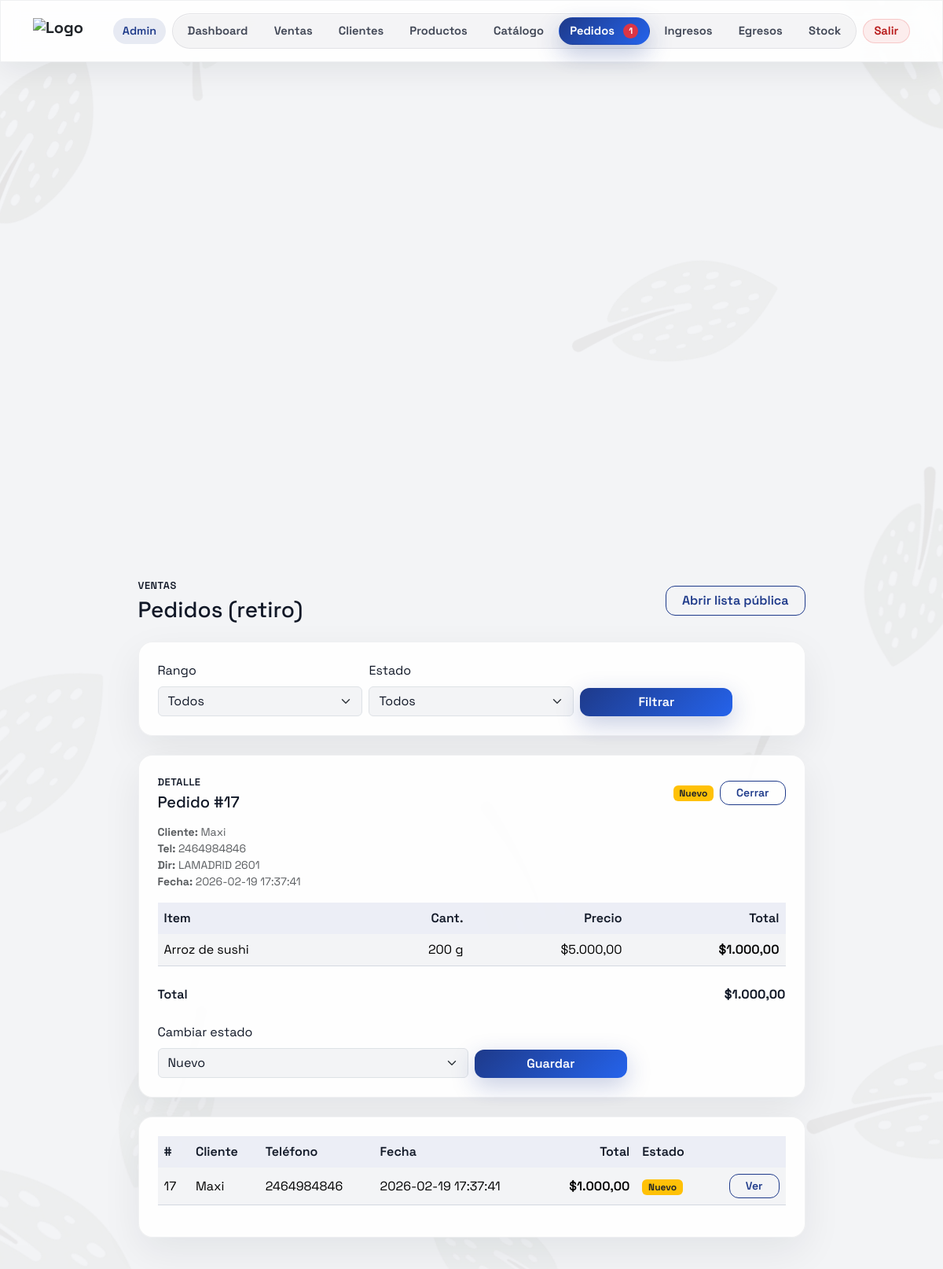
Screenshot of /pedidos?view=17 (signed in) with the database file from the repository.
### tables this page shows
CREATE TABLE `customer_orders` (
  `id` int(10) UNSIGNED NOT NULL,
  `created_by` int(10) UNSIGNED NOT NULL,
  `customer_name` varchar(190) NOT NULL,
  `customer_phone` varchar(40) DEFAULT NULL,
  `customer_email` varchar(190) DEFAULT NULL,
  `customer_dni` varchar(32) DEFAULT NULL,
  `customer_address` varchar(255) DEFAULT NULL,
  `notes` text DEFAULT NULL,
  `currency` char(3) NOT NULL DEFAULT 'ARS',
  `total_cents` int(10) UNSIGNED NOT NULL DEFAULT 0,
  `status` enum('new','confirmed','cancelled','fulfilled') NOT NULL DEFAULT 'new',
  `created_at` timestamp NOT NULL DEFAULT current_timestamp()
);

CREATE TABLE `customer_order_items` (
  `id` int(10) UNSIGNED NOT NULL,
  `order_id` int(10) UNSIGNED NOT NULL,
  `product_id` int(10) UNSIGNED DEFAULT NULL,
  `description` varchar(255) NOT NULL,
  `quantity` decimal(10,2) NOT NULL DEFAULT 1.00,
  `unit_price_cents` int(10) UNSIGNED NOT NULL DEFAULT 0,
  `line_total_cents` int(10) UNSIGNED NOT NULL DEFAULT 0
);

### public/pedidos.php (the view, shortened to what the rows shown need)
<?php
require_once __DIR__ . '/../src/bootstrap.php';
$config = app_config();
$userId = (int)auth_user_id();
try {
  $pdoNav = db($config);
  $newOrdersCount = orders_count_new($pdoNav, $userId);
} catch (Throwable $e) {
  error_log('pedidos.php nav count error: ' . $e->getMessage());
  $newOrdersCount = 0;
}
$error = '';
$viewId = isset($_GET['view']) ? (int)$_GET['view'] : 0;
$statusFilter = trim((string)($_GET['status'] ?? ''));
$scope = trim((string)($_GET['scope'] ?? ''));
$tz = new DateTimeZone('America/Argentina/Buenos_Aires');
$now = new DateTimeImmutable('now', $tz);
$todayStart = $now->setTime(0, 0, 0);
$todayEnd = $todayStart->modify('+1 day');
$rows = [];
$view = null;
$viewItems = [];
try {
    $pdo = db($config);
    if ($viewId > 0) {
        $g = orders_get($pdo, $userId, $viewId);
        $view = $g['order'] ?? null;
        $viewItems = $g['items'] ?? [];
    }
    if ($scope === 'today') {
      $rows = orders_list_between($pdo, $userId, $todayStart, $todayEnd, $statusFilter, 300);
    } else {
      $rows = orders_list($pdo, $userId, $statusFilter, 200);
    }
} catch (Throwable $e) {
    error_log('pedidos.php load error: ' . $e->getMessage());
    $rows = [];
    if ($error === '') {
        $error = (($config['app']['env'] ?? 'production') === 'production')
            ? 'No se pudieron cargar los pedidos. ¿Ejecutaste el schema.sql?'
            : ('Error: ' . $e->getMessage());
    }
}
$badge = function (string $status): string {
    return match ($status) {
        'new' => 'bg-warning text-dark',
        'confirmed' => 'bg-primary',
        'fulfilled' => 'bg-success',
        'cancelled' => 'bg-danger',
        default => 'bg-secondary',
    };
};
$label = function (string $status): string {
    return match ($status) {
        'new' => 'Nuevo',
        'confirmed' => 'Confirmado',
        'fulfilled' => 'Entregado',
        'cancelled' => 'Cancelado',
        default => $status,
    };
};
?>
<!doctype html>
<html lang="es">
<head>
  <link href="https://cdn.jsdelivr.net/npm/bootstrap@5.3.3/dist/css/bootstrap.min.css" rel="stylesheet">
  <link rel="stylesheet" href="/brand.css?v=20260318-1">
</head>
<body class="has-leaves-bg">
<main class="container page-shell">
  <div class="row justify-content-center">
    <div class="col-12 col-lg-10 col-xl-9">
      <div class="d-flex flex-column flex-md-row align-items-md-center justify-content-between mb-4 gap-3">
        <div>
          <h1 class="h3 mb-0">Pedidos (retiro)</h1>
        </div>
      </div>
      <?php if (is_array($view)): ?>
        <div class="card card-lift mb-4">
          <div class="card-body p-4">
            <div class="d-flex align-items-center justify-content-between gap-3 flex-wrap">
              <div>
                <p class="muted-label mb-1">Detalle</p>
                <h2 class="h5 mb-0">Pedido #<?= e((string)($view['id'] ?? '')) ?></h2>
              </div>
              <div class="d-flex align-items-center gap-2">
                <span class="badge <?= e($badge((string)($view['status'] ?? ''))) ?>"><?= e($label((string)($view['status'] ?? ''))) ?></span>
                <a class="btn btn-outline-primary btn-sm action-btn" href="/pedidos">Cerrar</a>
              </div>
            </div>
            <div class="mt-3 small text-muted">
              <div><strong>Cliente:</strong> <?= e((string)($view['customer_name'] ?? '')) ?></div>
              <?php if ((string)($view['customer_phone'] ?? '') !== ''): ?>
                <div><strong>Tel:</strong> <?= e((string)($view['customer_phone'] ?? '')) ?></div>
              <?php endif; ?>
              <?php if ((string)($view['customer_address'] ?? '') !== ''): ?>
                <div><strong>Dir:</strong> <?= e((string)($view['customer_address'] ?? '')) ?></div>
              <?php endif; ?>
              <div><strong>Fecha:</strong> <?= e((string)($view['created_at'] ?? '')) ?></div>
            </div>
            <div class="table-responsive mt-3">
              <table class="table align-middle">
                <thead>
                <tr>
                  <th>Item</th>
                  <th class="text-end">Cant.</th>
                  <th class="text-end">Precio</th>
                  <th class="text-end">Total</th>
                </tr>
                </thead>
                <tbody>
                <?php foreach ($viewItems as $it): ?>
                  <tr>
                    <td><?= e((string)($it['description'] ?? '')) ?></td>
                    <?php
                      $qtyText = (string)($it['quantity'] ?? '');
                      $qtyNorm = str_replace(',', '.', $qtyText);
                      $qtyValue = is_numeric($qtyNorm) ? (float)$qtyNorm : null;
                      $fmtQty = static function (float $v): string {
                        $s = number_format($v, 3, '.', '');
                        return rtrim(rtrim($s, '0'), '.');
                      };
                      $unitRaw = trim((string)($it['unit'] ?? ''));
                      if ($unitRaw !== '') {
                        $unitKey = invoice_normalize_unit($unitRaw);
                        $unitLabel = match ($unitKey) {
                          'g' => 'g',
                          'kg' => 'kg',
                          'ml' => 'ml',
                          'l' => 'l',
                          default => 'u',
                        };
                        if ($qtyValue !== null && $qtyValue < 1) {
                          if ($unitKey === 'kg') {
                            $qtyText = $fmtQty($qtyValue * 1000);
                            $unitLabel = 'g';
                          } elseif ($unitKey === 'l') {
                            $qtyText = $fmtQty($qtyValue * 1000);
                            $unitLabel = 'ml';
                          }
                        }
                        $qtyText = trim($qtyText) !== '' ? ($qtyText . ' ' . $unitLabel) : $qtyText;
                      }
                    ?>
                    <td class="text-end"><?= e($qtyText) ?></td>
                    <td class="text-end"><?= e(money_format_cents((int)($it['unit_price_cents'] ?? 0), (string)($view['currency'] ?? 'ARS'))) ?></td>
                    <td class="text-end fw-semibold"><?= e(money_format_cents((int)($it['line_total_cents'] ?? 0), (string)($view['currency'] ?? 'ARS'))) ?></td>
                  </tr>
                <?php endforeach; ?>
                </tbody>
              </table>
            </div>
            <div class="d-flex align-items-center justify-content-between mt-2">
              <div class="fw-semibold">Total</div>
              <div class="fw-bold"><?= e(money_format_cents((int)($view['total_cents'] ?? 0), (string)($view['currency'] ?? 'ARS'))) ?></div>
            </div>
            <form method="post" class="row g-2 mt-3">
              <div class="col-12 col-md-6">
                <label class="form-label" for="newStatus">Cambiar estado</label>
                <select class="form-select" id="newStatus" name="status">
                  <option value="new">Nuevo</option>
                </select>
              </div>
              <div class="col-12 col-md-3 d-flex align-items-end">
                <button type="submit" class="btn btn-primary action-btn w-100">Guardar</button>
              </div>
            </form>
          </div>
        </div>
      <?php endif; ?>
      <div class="card card-lift">
        <div class="card-body p-4">
          <div class="table-responsive">
            <table class="table align-middle">
              <thead>
              <tr>
                <th>#</th>
                <th>Cliente</th>
                <th>Teléfono</th>
                <th>Fecha</th>
                <th class="text-end">Total</th>
                <th>Estado</th>
                <th class="text-end"></th>
              </tr>
              </thead>
              <tbody>
              <?php if (count($rows) === 0): ?>
                <tr>
                  <td colspan="7" class="text-center text-muted py-4">No hay pedidos.</td>
                </tr>
              <?php else: ?>
                <?php foreach ($rows as $r): ?>
                  <tr>
                    <td><?= e((string)($r['id'] ?? '')) ?></td>
                    <td><?= e((string)($r['customer_name'] ?? '')) ?></td>
                    <td><?= e((string)($r['customer_phone'] ?? '')) ?></td>
                    <td><?= e((string)($r['created_at'] ?? '')) ?></td>
                    <td class="text-end fw-semibold"><?= e(money_format_cents((int)($r['total_cents'] ?? 0), (string)($r['currency'] ?? 'ARS'))) ?></td>
                    <td><span class="badge <?= e($badge((string)($r['status'] ?? ''))) ?>"><?= e($label((string)($r['status'] ?? ''))) ?></span></td>
                    <?php
                      $qs = [];
                      $qs[] = 'view=' . rawurlencode((string)($r['id'] ?? 0));
                      $viewHref = '/pedidos?' . implode('&', $qs);
                    ?>
                    <td class="text-end"><a class="btn btn-outline-primary btn-sm action-btn" href="<?= e($viewHref) ?>">Ver</a></td>
                  </tr>
                <?php endforeach; ?>
              <?php endif; ?>
              </tbody>
            </table>
          </div>
        </div>
      </div>
    </div>
  </div>
</main>
</body>
</html>

### rows the page displays
customer_orders: id "17", status "Nuevo", customer_name "Maxi", customer_phone "2464984846", customer_address "LAMADRID 2601", created_at "2026-02-19 17:37:41", total_cents+currency "$1.000,00"
customer_order_items: description "Arroz de sushi", qtyText "200 g", unit_price_cents.currency "$5.000,00", line_total_cents.currency "$1.000,00"

### other values shown
$newOrdersCount "1"
